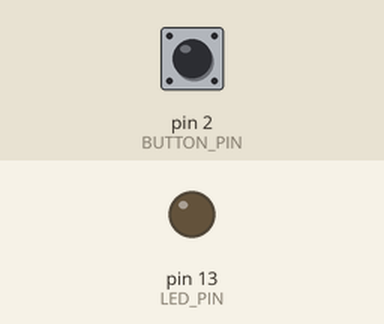
Bench run of a sketch on a simulated Arduino Uno, built with avr-gcc and run on an emulated ATmega328P. Parts: output pins drawn as LEDs (lit = HIGH). Inputs (shaded band) come from the test bench; at power-on: pin 2 (BUTTON_PIN) LOW.

Above: at 1.2 s.
1.3 s: pin 2 (BUTTON_PIN) pulled HIGH for 0.15 s
At 1.37 s:
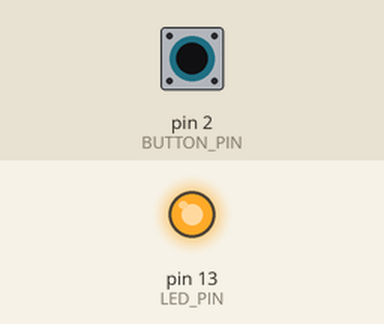
2.9 s: pin 2 (BUTTON_PIN) pulled HIGH for 3.2 s
At 6.6 s:
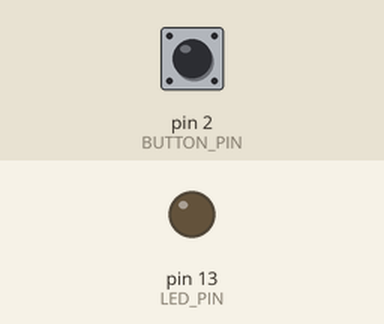
Timing chart, 0 to 8.1 s (numbered marks = the images above; inputs shaded):
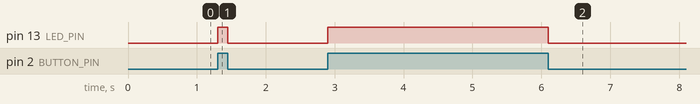

Measured:
- after the input at 1.3 s, pin 13 (LED_PIN): LOW → HIGH at once, → LOW 0.15 s later
- after the input at 2.9 s, pin 13 (LED_PIN): LOW → HIGH at once, → LOW 3.2 s later

The sketch:

my_button.ino
```cpp
/**
 * To Be Revised
 */

const unsigned int BUTTON_PIN = 2;   // the number of the pushbutton pin
const unsigned int LED_PIN    = 13;  // the number of the LED pin

void setup() {
  pinMode(LED_PIN, OUTPUT); // initialize the LED pin as an output:
  pinMode(BUTTON_PIN, INPUT); // initialize the pushbutton pin as an input:
}

void loop() {
  unsigned int buttonState = 0;
  // read the state of the pushbutton value:
  buttonState = digitalRead(BUTTON_PIN);

  // check if the pushbutton is pressed. If it is, the buttonState is HIGH:
  if (buttonState == HIGH) {
    // turn LED on:
    digitalWrite(LED_PIN, HIGH);
  } else {
    // turn LED off:
    digitalWrite(LED_PIN, LOW);
  }
}
```
